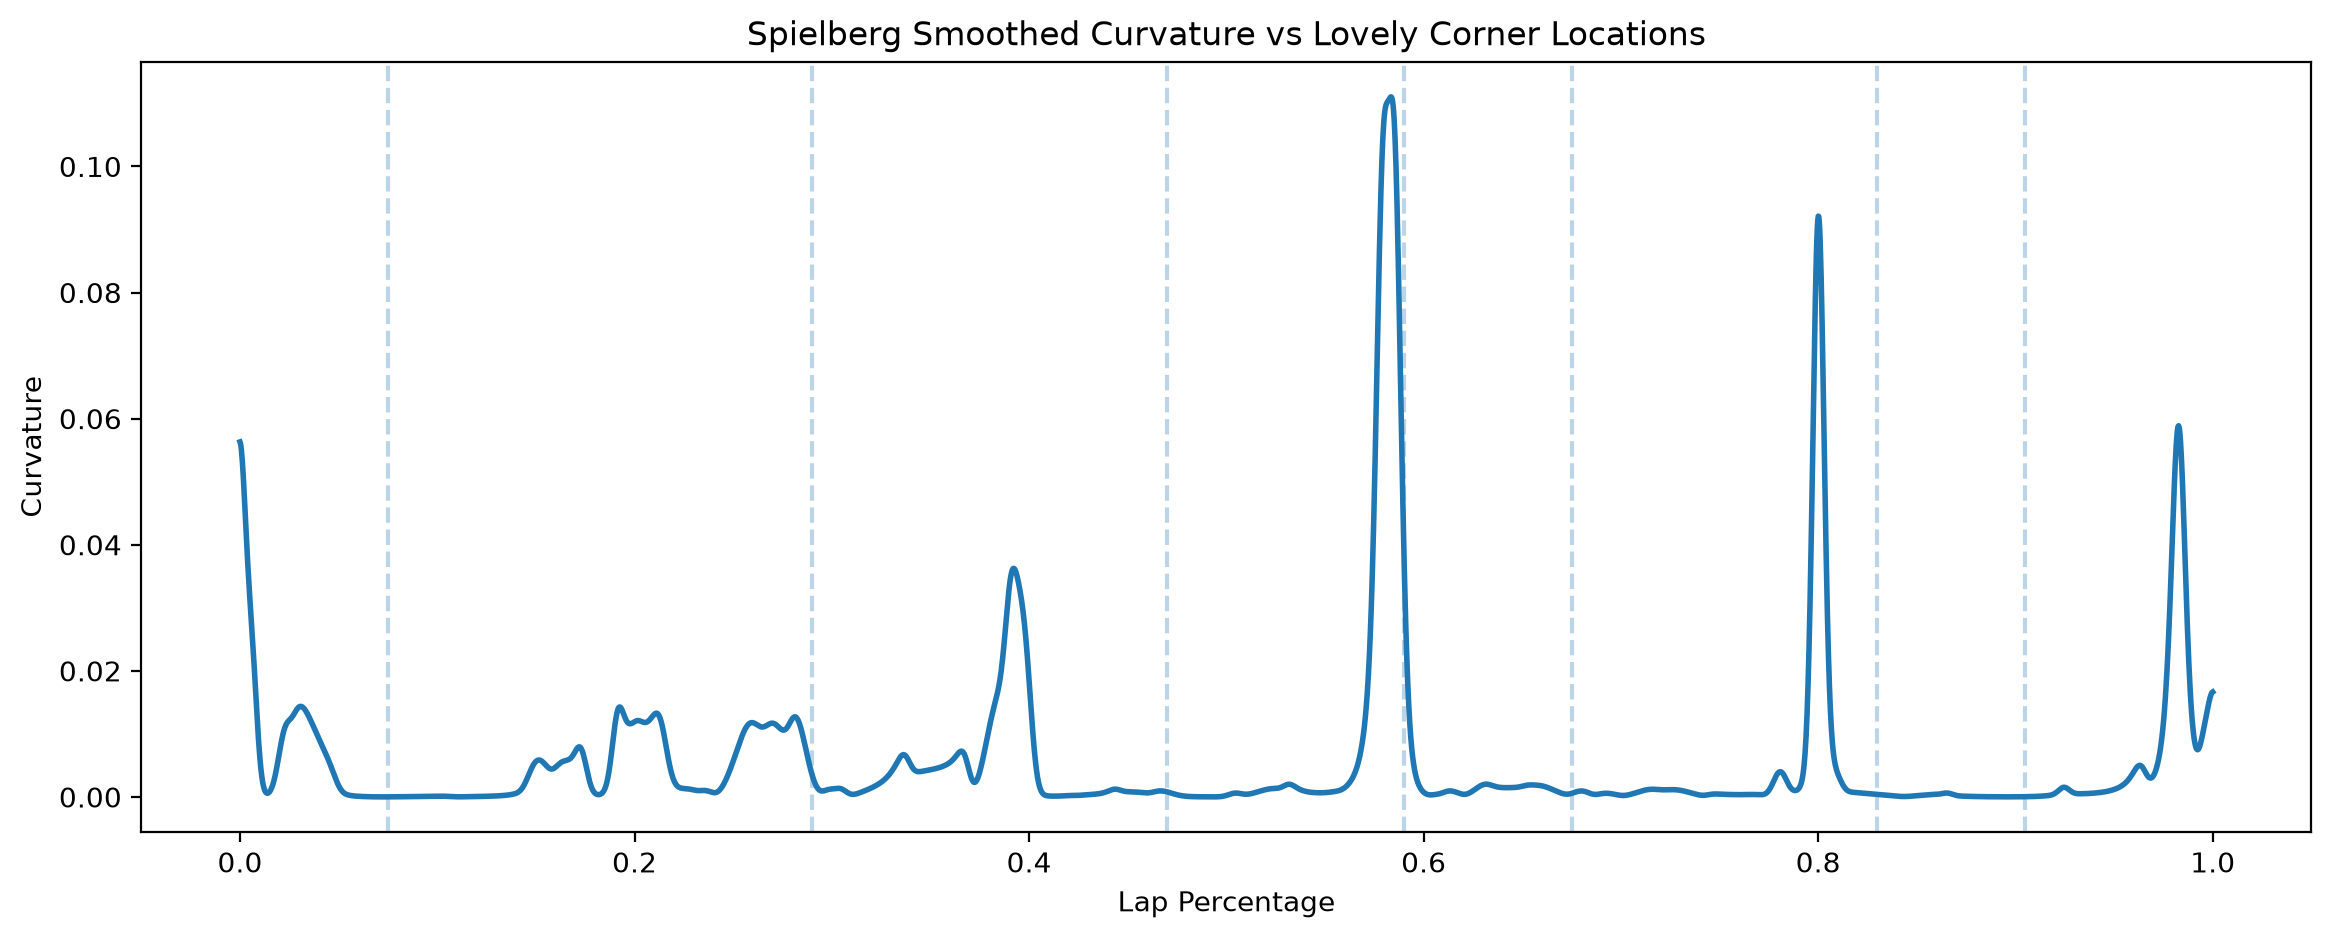

Source code (Python):
from pathlib import Path
from svgpathtools import svg2paths

import numpy as np
import matplotlib.pyplot as plt
from scipy.spatial import KDTree
from scipy.ndimage import gaussian_filter1d

SVG_FILE = Path(
r"E:\Project_Shiftwright\external\racing-track-maps-vector\from-iracing\Road\spielberg\403-spielberg-gp\active.svg"
)

paths,_ = svg2paths(
    str(SVG_FILE)
)

path = paths[0]

N = 8000

pts = []

for i in range(N):

    p = path.point(
        i/(N-1)
    )

    pts.append([
        p.real,
        p.imag
    ])

pts = np.array(pts)

split = 4052

outer = pts[:split]
inner = pts[split:]

tree = KDTree(inner)

centre = []

for p in outer:

    _, idx = tree.query(p)

    q = inner[idx]

    centre.append(
        (p + q) / 2
    )

centre = np.array(
    centre
)

x = gaussian_filter1d(
    centre[:,0],
    sigma=5
)

y = gaussian_filter1d(
    centre[:,1],
    sigma=5
)

dx = np.gradient(x)
dy = np.gradient(y)

ddx = np.gradient(dx)
ddy = np.gradient(dy)

curvature = np.abs(
    dx * ddy
    -
    dy * ddx
)

denom = np.power(
    dx*dx + dy*dy,
    1.5
)

curvature = np.divide(
    curvature,
    denom,
    out=np.zeros_like(curvature),
    where=denom>0
)

curvature = gaussian_filter1d(
    curvature,
    sigma=10
)

lap = np.linspace(
    0,
    1,
    len(curvature)
)

plt.figure(
    figsize=(14,5)
)

plt.plot(
    lap,
    curvature,
    linewidth=2
)

for marker in [
    0.075,
    0.29,
    0.47,
    0.59,
    0.675,
    0.83,
    0.905
]:

    plt.axvline(
        marker,
        linestyle="--",
        alpha=0.3
    )

plt.title(
    "Spielberg Smoothed Curvature vs Lovely Corner Locations"
)

plt.xlabel(
    "Lap Percentage"
)

plt.ylabel(
    "Curvature"
)

plt.savefig(
    "experiments/spielberg_curvature_vs_lovely.png",
    dpi=200,
    bbox_inches="tight"
)

print(
    "Saved: experiments/spielberg_curvature_vs_lovely.png"
)
